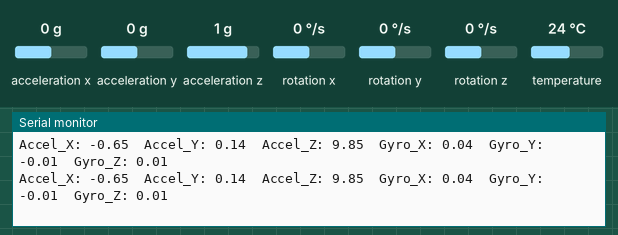
Recording of a sketch running on a simulated Arduino Leonardo, built with avr-gcc and run on an emulated ATmega32U4. Parts: the last lines printed to the serial monitor. The inputs (shaded band) are chosen by the test bench; at power-on: acceleration x 0 g, acceleration y 0 g, acceleration z 1 g, rotation x 0 °/s, rotation y 0 °/s, rotation z 0 °/s, temperature 24 °C.

Above: at 1.3 s.
1.4 s: acceleration x set to -1.4 g
At 1.61 s:
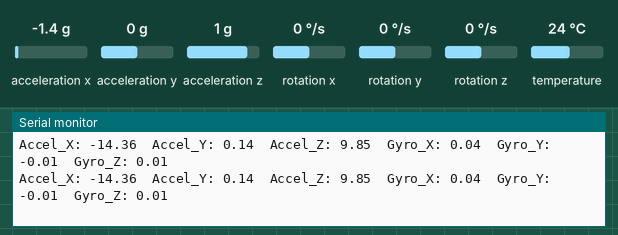
2.9 s: acceleration y set to -1.4 g
At 3.0 s:
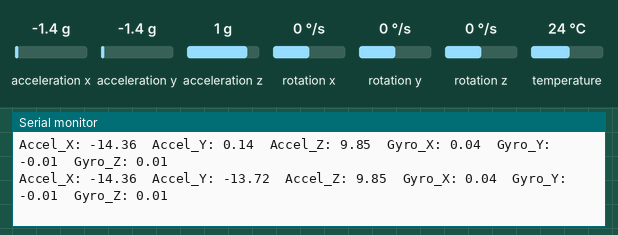
4.4 s: acceleration z set to -1.4 g
At 4.49 s:
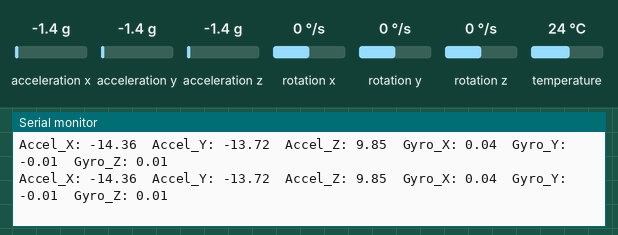
5.9 s: rotation x set to -192 °/s
At 5.99 s:
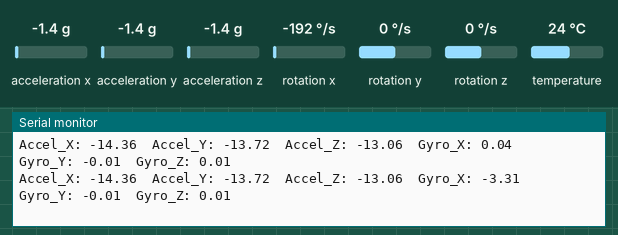
7.4 s: rotation y set to -192 °/s
At 7.48 s:
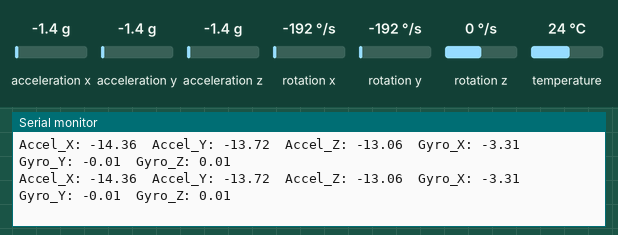

The sketch:

mpu6050_read.ino
```cpp
// Basic demo for accelerometer readings from Adafruit MPU6050

#include <Adafruit_MPU6050.h>
#include <Adafruit_Sensor.h>
#include <Wire.h>

Adafruit_MPU6050 mpu;

#define TIME_DELAY_MS 100

#define GYRO 1
#define ACCEL 1
#define COR_GYRO 2
#define COR_ACCEL 2
#define TEMP 0

float a_x, a_y, a_z;
float g_x, g_y, g_z;

#if COR_GYRO == 1
float GyroRollY = 0.0;
float GyroPitchX = -0.04;
float GyroYawZ = -0.02;
#elif COR_GYRO == 2
float GyroRollY = 0.015;
float GyroPitchX = -0.04;
float GyroYawZ = -0.01;
#endif

#if COR_ACCEL == 1
// initial (min/max)
//float AccelMinX = -9.30;
//float AccelMaxX = 10.27;
//float AccelMinY = -9.91;
//float AccelMaxY = 9.79;
//float AccelMinZ = -10.24;
//float AccelMaxZ = 10.21;

// custom (intuition) - very good
//float AccelMinX = -9.30;
//float AccelMaxX = 10.24;
//float AccelMinY = -9.90;
//float AccelMaxY = 9.76;
//float AccelMinZ = -10.18;
//float AccelMaxZ = 10.04;

// new (average/1000) - very good
float AccelMinX = -9.31;
float AccelMaxX = 10.25;
float AccelMinY = -9.90;
float AccelMaxY = 9.77;
float AccelMinZ = -10.18;
float AccelMaxZ = 10.05;

#elif COR_ACCEL == 2
float AccelMinX = -9.17;
float AccelMaxX = 10.47;
float AccelMinY = -9.86;
float AccelMaxY = 9.58;
float AccelMinZ = -10.39;
float AccelMaxZ = 9.77;

#endif

float refH = 9.81;
float refL = -9.81;
float refR = refH - refL;

void setup(void) {
  Serial.begin(115200);
  while (!Serial)
    delay(10); // will pause Zero, Leonardo, etc until serial console opens

  Serial.println("mpu6050_read");

  if (!mpu.begin()) {
    Serial.println("Failed to find MPU6050 chip");
    while (1) {
      delay(10);
    }
  }
  Serial.println("MPU6050 Found!");

  mpu.setAccelerometerRange(MPU6050_RANGE_8_G);
  Serial.print("Accelerometer range set to: ");
  switch (mpu.getAccelerometerRange()) {
  case MPU6050_RANGE_2_G:
    Serial.println("+-2G");
    break;
  case MPU6050_RANGE_4_G:
    Serial.println("+-4G");
    break;
  case MPU6050_RANGE_8_G:
    Serial.println("+-8G");
    break;
  case MPU6050_RANGE_16_G:
    Serial.println("+-16G");
    break;
  }
  mpu.setGyroRange(MPU6050_RANGE_500_DEG);
  Serial.print("Gyro range set to: ");
  switch (mpu.getGyroRange()) {
  case MPU6050_RANGE_250_DEG:
    Serial.println("+- 250 deg/s");
    break;
  case MPU6050_RANGE_500_DEG:
    Serial.println("+- 500 deg/s");
    break;
  case MPU6050_RANGE_1000_DEG:
    Serial.println("+- 1000 deg/s");
    break;
  case MPU6050_RANGE_2000_DEG:
    Serial.println("+- 2000 deg/s");
    break;
  }

  mpu.setFilterBandwidth(MPU6050_BAND_21_HZ);
  Serial.print("Filter bandwidth set to: ");
  switch (mpu.getFilterBandwidth()) {
  case MPU6050_BAND_260_HZ:
    Serial.println("260 Hz");
    break;
  case MPU6050_BAND_184_HZ:
    Serial.println("184 Hz");
    break;
  case MPU6050_BAND_94_HZ:
    Serial.println("94 Hz");
    break;
  case MPU6050_BAND_44_HZ:
    Serial.println("44 Hz");
    break;
  case MPU6050_BAND_21_HZ:
    Serial.println("21 Hz");
    break;
  case MPU6050_BAND_10_HZ:
    Serial.println("10 Hz");
    break;
  case MPU6050_BAND_5_HZ:
    Serial.println("5 Hz");
    break;
  }

  Serial.println("");
  delay(100);
}

void loop() {

  /* Get new sensor events with the readings */
  sensors_event_t a, g, temp;
  mpu.getEvent(&a, &g, &temp);

#if COR_ACCEL != 0 and ACCEL == 1
  a_x = (a.acceleration.x - AccelMinX)*refR/(AccelMaxX - AccelMinX) + refL;
  a_y = (a.acceleration.y - AccelMinY)*refR/(AccelMaxY - AccelMinY) + refL;
  a_z = (a.acceleration.z - AccelMinZ)*refR/(AccelMaxZ - AccelMinZ) + refL;
#else
  a_x = a.acceleration.x;
  a_y = a.acceleration.y;
  a_z = a.acceleration.z;
#endif

#if COR_GYRO != 0 and GYRO == 1
  g_x = g.gyro.x - GyroPitchX;
  g_y = g.gyro.y - GyroRollY;
  g_z = g.gyro.z - GyroYawZ;
#else
  g_x = g.gyro.x;
  g_y = g.gyro.y;
  g_z = g.gyro.z;
#endif

  /* Print out the values */
#if ACCEL == 1
  Serial.print("Accel_X: ");
  Serial.print(a_x); Serial.print("\t");
  Serial.print("Accel_Y: ");
  Serial.print(a_y); Serial.print("\t");
  Serial.print("Accel_Z: ");
  Serial.print(a_z); Serial.print("\t");
  //Serial.println(" m/s^2");
#endif

#if GYRO == 1
  Serial.print("Gyro_X: ");
  Serial.print(g_x); Serial.print("\t");
  Serial.print("Gyro_Y: ");
  Serial.print(g_y); Serial.print("\t");
  Serial.print("Gyro_Z: ");
  Serial.print(g_z); Serial.print("\t");
  //Serial.println(" rad/s");
#endif

#if TEMP == 1
  Serial.print("Temp: ");
  Serial.print(temp.temperature); Serial.print("\t");
  //Serial.println(" degC");
#endif

  Serial.println("");
  delay(TIME_DELAY_MS);

}
```

Measured:
- after the input at 1.4 s, the serial monitor: prints a new line after 0.10 s (image 1)
- after the input at 2.9 s, the serial monitor: prints a new line after 0.10 s (image 2)
- after the input at 5.9 s, the serial monitor: prints a new line after 0.09 s (image 4)
